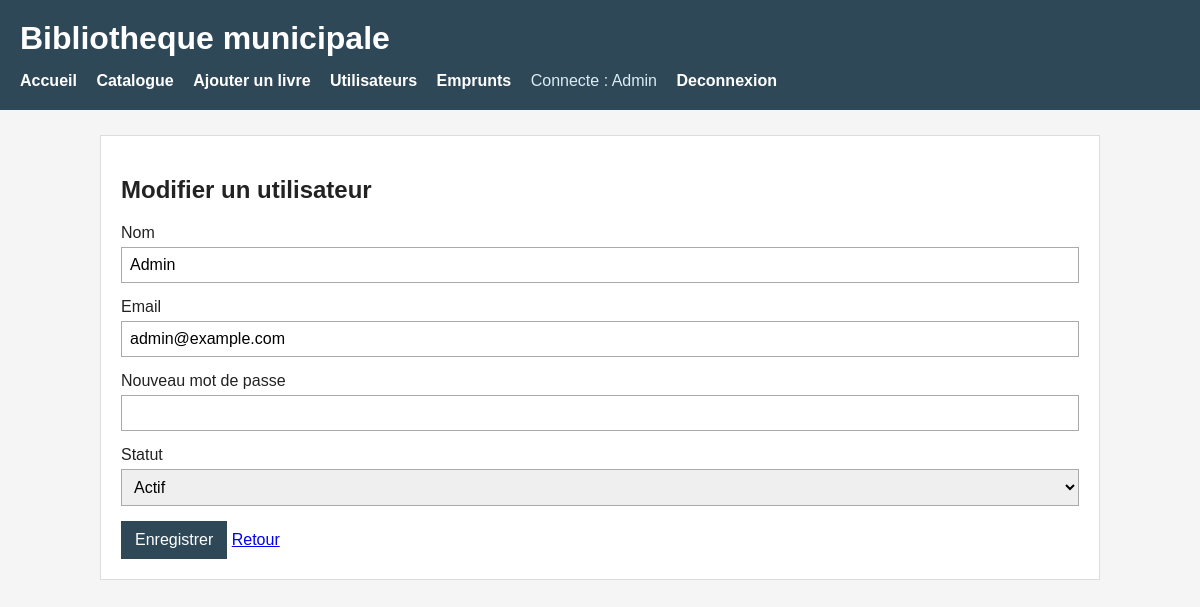
Screenshot of /modifier_utilisateur.php?id=1 (signed in) with the database file from the repository.
### tables this page shows
CREATE TABLE utilisateurs (
    id INT AUTO_INCREMENT PRIMARY KEY,
    nom VARCHAR(100) NOT NULL,
    email VARCHAR(150) NOT NULL UNIQUE,
    mot_de_passe VARCHAR(255) NOT NULL,
    actif TINYINT(1) NOT NULL DEFAULT 1
);

### public/modifier_utilisateur.php (the view, shortened to what this page needs)
<?php
$pdo = connexionBDD();
$id = (int) ($_GET['id'] ?? 0);
$requete = $pdo->prepare("SELECT * FROM utilisateurs WHERE id = :id");
$requete->execute(['id' => $id]);
$utilisateur = $requete->fetch(PDO::FETCH_ASSOC);
    ?>
    <?php
$nom = $utilisateur['nom'];
$email = $utilisateur['email'];
$actif = $utilisateur['actif'];
include __DIR__ . '/../templates/header.php';
?>
<section class="bloc">
    <h2>Modifier un utilisateur</h2>
    <form method="post" class="formulaire">
        <label for="nom">Nom</label>
        <input type="text" id="nom" name="nom" value="<?= htmlspecialchars($nom) ?>">
        <label for="email">Email</label>
        <input type="email" id="email" name="email" value="<?= htmlspecialchars($email) ?>">
        <label for="mot_de_passe">Nouveau mot de passe</label>
        <input type="password" id="mot_de_passe" name="mot_de_passe">
        <label for="actif">Statut</label>
        <select id="actif" name="actif">
            <option value="1" <?= (int) $actif === 1 ? 'selected' : '' ?>>Actif</option>
        </select>
        <button type="submit">Enregistrer</button>
        <a href="utilisateurs.php">Retour</a>
    </form>
</section>
<?php include __DIR__ . '/../templates/footer.php'; ?>

### assets/css/style.css (style rules this page uses)
body { margin: 0; font-family: Arial, sans-serif; background: #f5f5f5; color: #222; }
.bloc { background: white; padding: 20px; border: 1px solid #ddd; }
input, select, textarea, button { font: inherit; }
input, select, textarea { box-sizing: border-box; width: 100%; padding: 8px; margin: 5px 0 15px 0; border: 1px solid #aaa; }
button, .bouton { display: inline-block; background: #2f4858; color: white; border: 0; padding: 10px 14px; text-decoration: none; cursor: pointer; }

### rows the page displays
utilisateurs: nom "Admin", email "admin@example.com", actif "Actif"

### other values shown
nomUtilisateur() "Admin"
